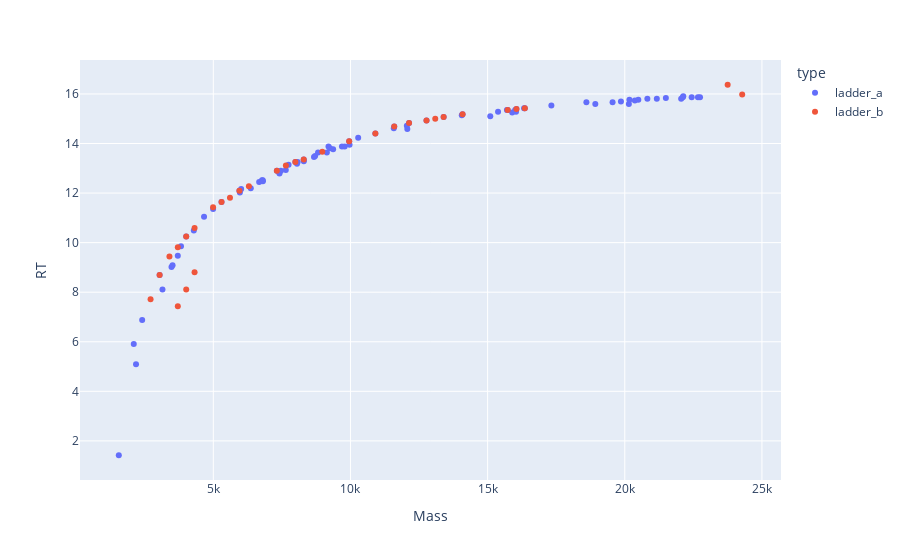

Notebook cell for this chart:
### Code cell
plotly_zones(dfs[0], df_shift_match)
